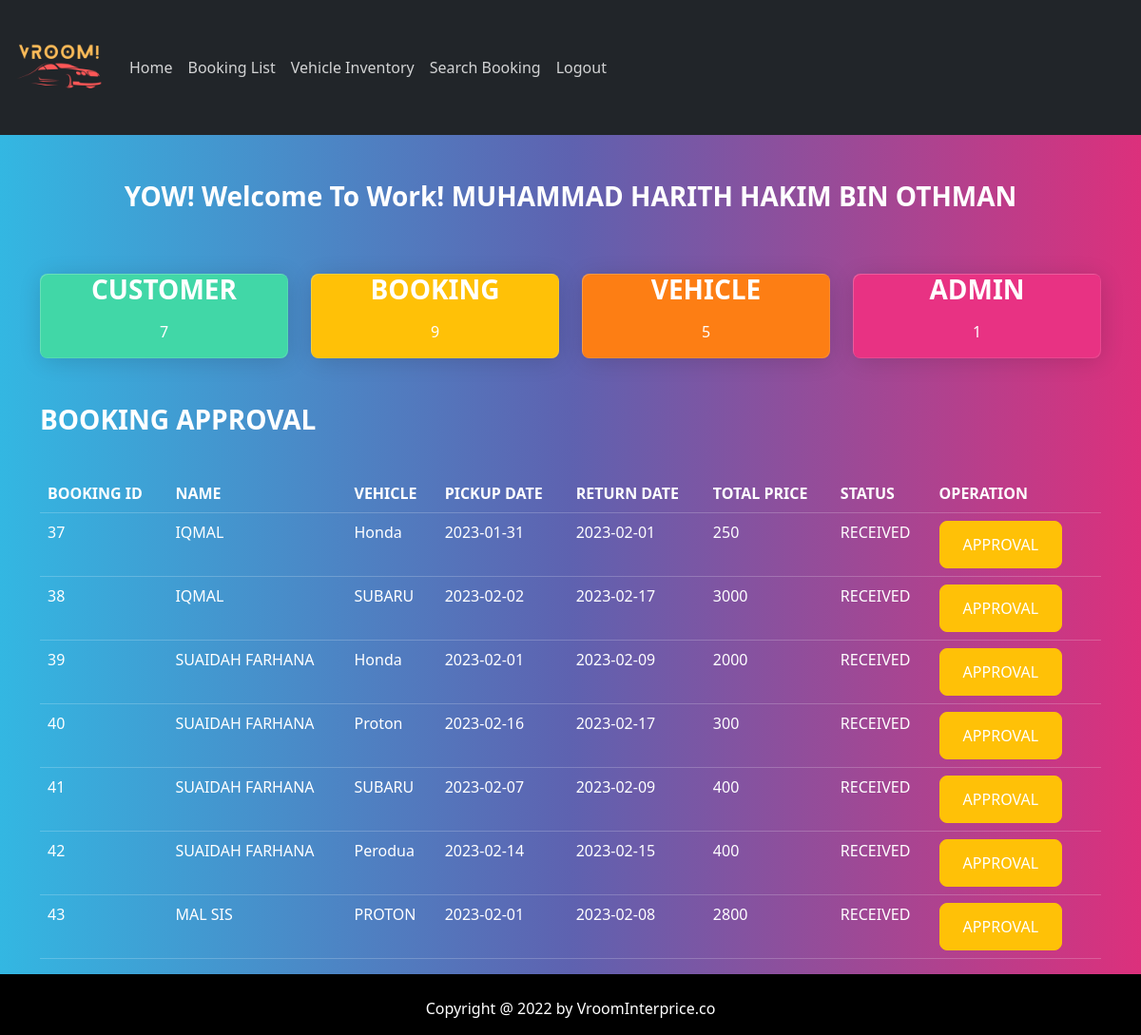
Page /admin.php (signed in) on the committed database.
### tables this page shows
CREATE TABLE `tb_user` (
  `u_id` varchar(15) NOT NULL,
  `u_pwd` varchar(100) NOT NULL,
  `u_name` varchar(200) NOT NULL,
  `u_address` varchar(200) DEFAULT NULL,
  `u_contact` varchar(20) NOT NULL,
  `u_license` varchar(20) NOT NULL,
  `u_type` varchar(2) NOT NULL
);

CREATE TABLE `tb_booking` (
  `b_id` int(11) NOT NULL,
  `b_customer` varchar(15) NOT NULL,
  `b_vehicle` varchar(10) NOT NULL,
  `b_pickupdate` date NOT NULL,
  `b_returndate` date NOT NULL,
  `b_totalprice` int(11) NOT NULL,
  `b_email` varchar(20) NOT NULL,
  `b_status` int(5) NOT NULL
);

CREATE TABLE `tb_vehicle` (
  `v_reg` varchar(10) NOT NULL,
  `v_type` text NOT NULL,
  `v_model` varchar(10) NOT NULL,
  `v_year` int(4) DEFAULT NULL,
  `v_price` int(255) NOT NULL,
  `v_pic` varchar(500) NOT NULL
);

CREATE TABLE `tb_status` (
  `s_id` int(5) NOT NULL,
  `s_desc` varchar(20) NOT NULL
);

### admin.php (the view, shortened to what this page needs)
<?php
include ('dbconnect.php');
include 'headeradmin.php';
$sql = "SELECT * FROM tb_booking
        LEFT JOIN tb_vehicle ON tb_booking.b_vehicle = tb_vehicle.v_reg
        LEFT JOIN tb_status ON tb_booking.b_status = tb_status.s_id
        LEFT JOIN tb_user ON tb_booking.b_customer = tb_user.u_id
        WHERE b_status = '1'";
$result = mysqli_query($con,$sql);
?>
<br><br>
<?php $fic=$_SESSION['uid'];
$sql5="SELECT * FROM tb_user WHERE u_id='$fic'";
$result5=mysqli_query($con,$sql5);
$row5=mysqli_fetch_array($result5); ?>
  <h3 class="" style="text-align: center;" >YOW! Welcome To Work! <?php echo $row5['u_name'];?> </h3>
<div class="container">
	<br><br>
  <div class="row" style="text-align: center;">
          <div class="col-lg-3 col-7">
            <div class=" card small-box bg-success">
              <div class="inner">
                <h3>CUSTOMER</h3>
<?php
$sql1="SELECT u_id FROM tb_user WHERE u_type='2' ORDER BY u_id";
$result1=mysqli_query($con,$sql1);
$row1=mysqli_num_rows($result1);
echo'<p>'.$row1.'</p>';
?>
              </div>
            </div>
          </div>
          <div class="col-lg-3 col-7">
            <div class=" card small-box bg-warning">
              <div class="inner">
                <h3>BOOKING</h3>
<?php
$sql2="SELECT b_id FROM tb_booking ORDER BY b_id";
$result2=mysqli_query($con,$sql2);
$row2=mysqli_num_rows($result2);
echo'<p>'.$row2.'</p>';
?>
              </div>
              </div>
            </div>
          <div class="col-lg-3 col-7">
            <div class="card small-box bg-danger">
              <div class="inner">
                <h3>VEHICLE</h3>
<?php
$sql3="SELECT v_reg FROM tb_vehicle ORDER BY v_reg";
$result3=mysqli_query($con,$sql3);
$row3=mysqli_num_rows($result3);
echo'<p>'.$row3.'</p>';
?>
              </div>
              </div>
            </div>
          <div class="col-lg-3 col-7">
            <div class="card small-box bg-primary">
              <div class="inner">
                <h3>ADMIN</h3>
                <?php
$sql4="SELECT u_id FROM tb_user WHERE u_type='1' ORDER BY u_id";
$result4=mysqli_query($con,$sql4);
$row4=mysqli_num_rows($result4);
echo'<p>'.$row4.'</p>';
?>
              </div>
              </div>
            </div>
        </div>
        <br><br>
<h3>BOOKING APPROVAL</h3>
	<br>
	<table class="table table-hover">
  <thead>
    <tr>
      <th scope="col">BOOKING ID</th>
      <th scope="col">NAME</th>
      <th scope="col">VEHICLE</th>
      <th scope="col">PICKUP DATE</th>
      <th scope="col">RETURN DATE</th>
      <th scope="col">TOTAL PRICE</th>
      <th scope="col">STATUS</th>
      <th scope="col">OPERATION</th>
    </tr>
  </thead>
  <tbody>
  	<?php
  	     while($row = mysqli_fetch_array($result))
  	     {
  	     	echo '<tr>';
  	     	echo "<td>".$row['b_id']."</td>";
  	     	echo "<td>".$row['u_name']."</td>";
  	     	echo "<td>".$row['v_model']."</td>";
  	     	echo "<td>".$row['b_pickupdate']."</td>";
  	     	echo "<td>".$row['b_returndate']."</td>";
  	     	echo "<td>".$row['b_totalprice']."</td>";
  	     	echo "<td>".$row['s_desc']."</td>";
  	     	echo "<td>";
  	     	     echo"<a href='staffapprovalprocess.php?id=".$row['b_id']."' class='btn btn-warning'> APPROVAL </a>";
  	     	echo "</td>";
   	     	echo '</tr>';
  	     }
  	?>
  </tbody>
</table>
<br><br>
<?php include 'footer.php'; ?>

### rows in the picture
tb_user: u_name "MUHAMMAD HARITH HAKIM BIN OTHMAN"
tb_booking: b_id "37", b_customer.u_name "IQMAL", b_vehicle.v_model "Honda", b_pickupdate "2023-01-31", b_returndate "2023-02-01", b_totalprice "250", b_status.s_desc "RECEIVED"
tb_booking: b_id "38", b_customer.u_name "IQMAL", b_vehicle.v_model "SUBARU", b_pickupdate "2023-02-02", b_returndate "2023-02-17", b_totalprice "3000", b_status.s_desc "RECEIVED"
tb_booking: b_id "39", b_customer.u_name "SUAIDAH FARHANA", b_vehicle.v_model "Honda", b_pickupdate "2023-02-01", b_returndate "2023-02-09", b_totalprice "2000", b_status.s_desc "RECEIVED"
tb_booking: b_id "40", b_customer.u_name "SUAIDAH FARHANA", b_vehicle.v_model "Proton", b_pickupdate "2023-02-16", b_returndate "2023-02-17", b_totalprice "300", b_status.s_desc "RECEIVED"
tb_booking: b_id "41", b_customer.u_name "SUAIDAH FARHANA", b_vehicle.v_model "SUBARU", b_pickupdate "2023-02-07", b_returndate "2023-02-09", b_totalprice "400", b_status.s_desc "RECEIVED"
tb_booking: b_id "42", b_customer.u_name "SUAIDAH FARHANA", b_vehicle.v_model "Perodua", b_pickupdate "2023-02-14", b_returndate "2023-02-15", b_totalprice "400", b_status.s_desc "RECEIVED"
tb_booking: b_id "43", b_customer.u_name "MAL SIS", b_vehicle.v_model "PROTON", b_pickupdate "2023-02-01", b_returndate "2023-02-08", b_totalprice "2800", b_status.s_desc "RECEIVED"

### other values in the picture
$row1 "7"
$row2 "9"
$row3 "5"
$row4 "1"
